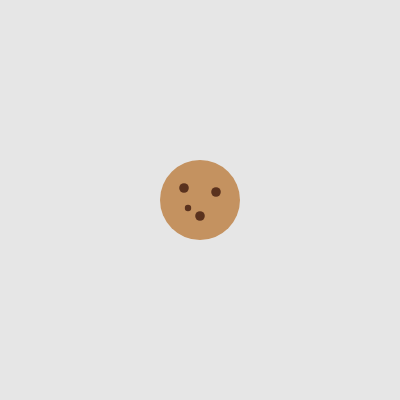
Frame 1 (no input)
Frame 60 (no input): identical to frame 1, image omitted
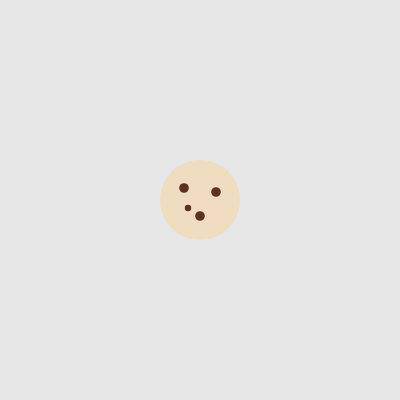
Frame 120 (the mouse pressed at the canvas centre since frame 60)

The p5.js sketch that drew these frames (run headless with seeded random() and noise() and a simulated clock; from frame 60 on, the mouse is pressed at the canvas centre):

// p5.js sketch
// ── sketch.js
// DM2008 — Activity 4a [Guided]
// Bake a Cookie (30 min)
//
// A class is a blueprint — Cookie describes what every cookie has and can do.
// Your job is to complete the class, then add movement and a flavor randomizer.
//
// Suggested order:
// 1. Add the missing properties to the constructor (sz, x, y)
// 2. Fix show() so it uses this.flavor, this.x, this.y, this.sz
// 3. Implement move() and randomFlavor()
// 4. Wire them up in keyPressed() and mousePressed()
//
// Stretch: add a second cookie with different starting values.

let cookie;
let flav = ["chocolate", "vanilla", "milk", "strawberry"];

function setup() {
  createCanvas(400, 400);
  noStroke();
  cookie = new Cookie("chocolate", 80, width / 2, height / 2);
}

function draw() {
  background(230);

  // hold a key to keep moving
  if (keyIsPressed) {
    if (key == "a") {
      cookie.moveleft();
    } else if (key == "d") {
      cookie.moveright();
    } else if (key == "w") {
      cookie.moveup();
    } else if (key == "s") {
      cookie.movedown();
    }
  }

  cookie.show();
}

class Cookie {
  constructor(flavor, sz, x, y) {
    this.flavor = flavor;
    this.sz = sz;
    this.x = x;
    this.y = y;
    this.speed = 3;
  }

  show() {
    switch (this.flavor) {
      case "chocolate":
        fill(196, 146, 96);
        break;
      case "vanilla":
        fill(255, 223, 150);
        break;
      case "milk":
        fill(240, 220, 190);
        break;
      case "strawberry":
        fill(250, 170, 180);
        break;
      default:
        fill(220, 180, 120);
    }
    ellipse(this.x, this.y, this.sz);

    // chocolate chips
    fill(90, 50, 30);
    ellipse(this.x - this.sz * 0.2, this.y - this.sz * 0.15, this.sz * 0.12);
    ellipse(this.x + this.sz * 0.2, this.y - this.sz * 0.1, this.sz * 0.12);
    ellipse(this.x, this.y + this.sz * 0.2, this.sz * 0.12);
    ellipse(this.x - this.sz * 0.15, this.y + this.sz * 0.1, this.sz * 0.08);
  }

  moveleft() {
    if (this.x > this.sz / 2) {
      this.x -= this.speed;
    }
  }

  moveright() {
    if (this.x < width - this.sz / 2) {
      this.x += this.speed;
    }
  }

  moveup() {
    if (this.y > this.sz / 2) {
      this.y -= this.speed;
    }
  }

  movedown() {
    if (this.y < height - this.sz / 2) {
      this.y += this.speed;
    }
  }

  // pick a random flavour from the flav array
  randomFlavor() {
    this.flavor = random(flav);
  }
}

// Click to give the cookie a random flavour
function mousePressed() {
  cookie.randomFlavor();
}
